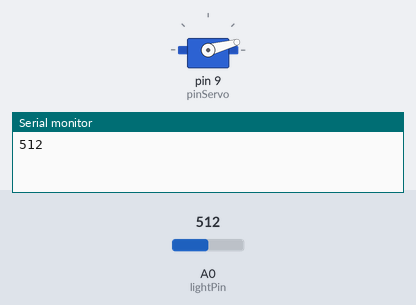
Simulated run of this sketch. Board: Arduino Uno, built with avr-gcc and run on an emulated ATmega328P. Shown: servo, the last lines printed to the serial monitor. The test bench sets the inputs (shaded band); at power-on: A0 (lightPin) = 512.

Above: at 1.2 s.
1.3 s: A0 (lightPin) set to 198
3.3 s: A0 (lightPin) set to 170
At 5.3 s:
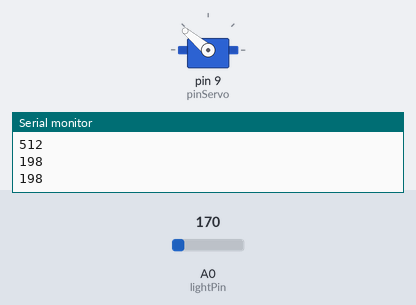
5.8 s: A0 (lightPin) set to 190
At 8.5 s:
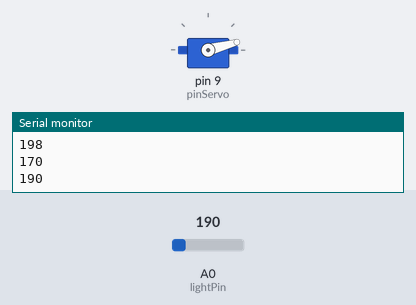
8.8 s: A0 (lightPin) set to 122
At 10.7 s:
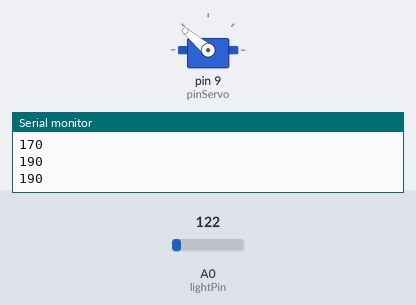
Timing chart, 0 to 12.2 s (numbered marks = the images above; inputs shaded):
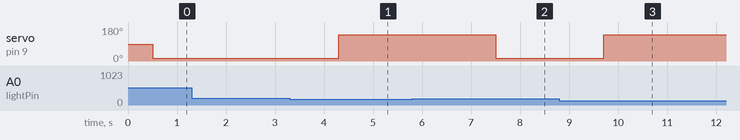

Measured:
- the behaviour switches between 180 and 179 on A0 (lightPin) (found by bisection; images 0 and 1)
- after the input at 3.3 s, servo on pin 9 (pinServo): 15° → 140° after 1.0 s
- after the input at 5.8 s, servo on pin 9 (pinServo): 140° → 15° after 1.7 s
- after the input at 8.8 s, servo on pin 9 (pinServo): 15° → 140° after 0.90 s

The sketch:

PhotoCell_Sketch.ino
```cpp
#include <Servo.h>
Servo c;
int lightPin = A0;  //define a pin for Photo resistor
#define pinServo 9

void setup()
{
    Serial.begin(9600);  //Begin serial communcation
    c.attach(pinServo);
}

void loop()
{
    Serial.println(analogRead(lightPin)); //Write the value of the photoresistor to the serial monitor.
                                          //you have  to divide the value. for example,
                                          //with a 10k resistor divide the value by 2, for 100k resistor divide by 4.
if (analogRead(lightPin) > 180)
      {
          delay(500);
          if (analogRead(lightPin) > 180)
          c.write(15);
          delay(100);
      }

    if (analogRead(lightPin) < 180)
      {
          delay(500);
          if (analogRead(lightPin) < 180)
          c.write(140);
          delay(100);
      }
   delay(1000); //short delay for faster response to light.
}
```
